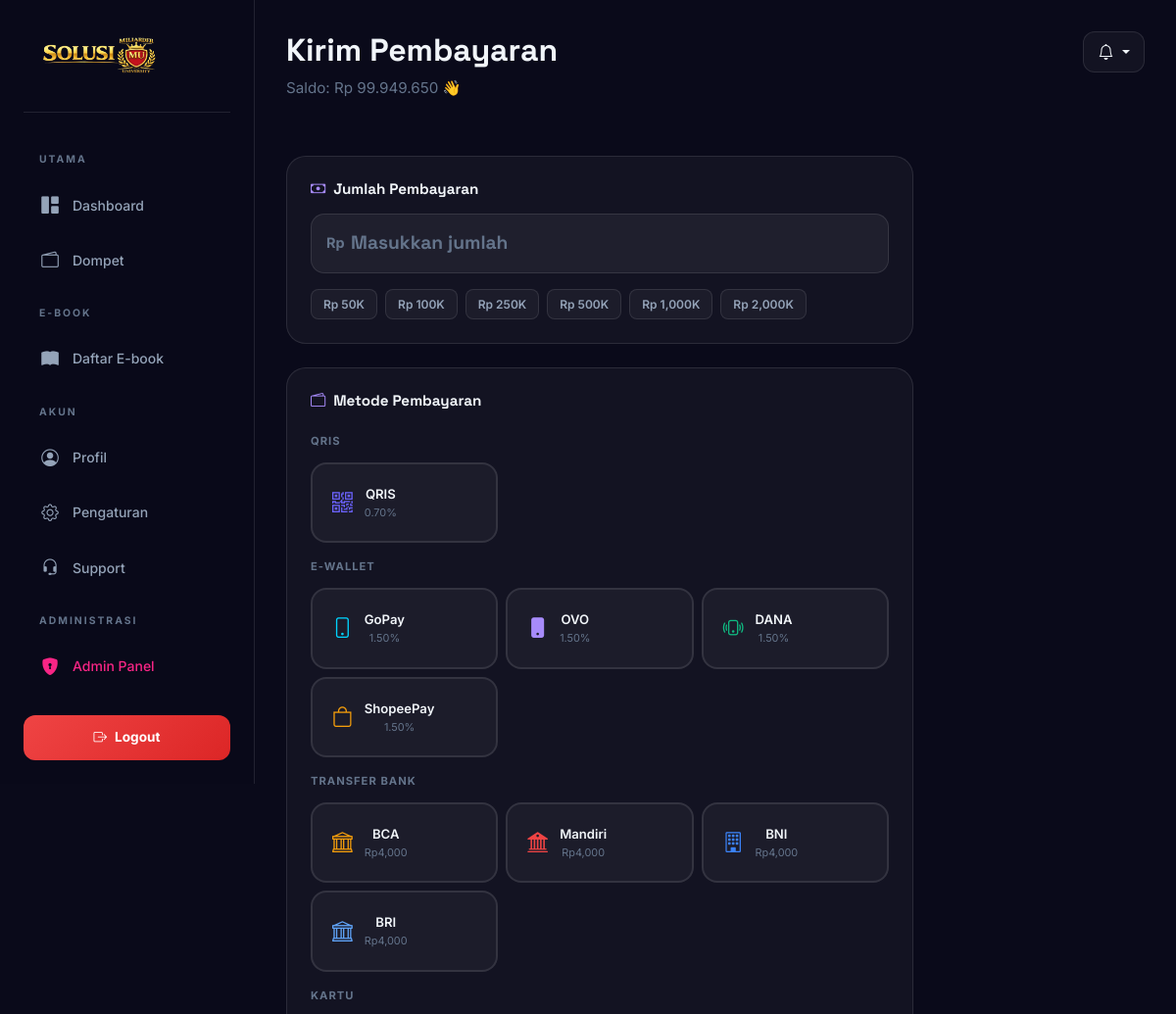
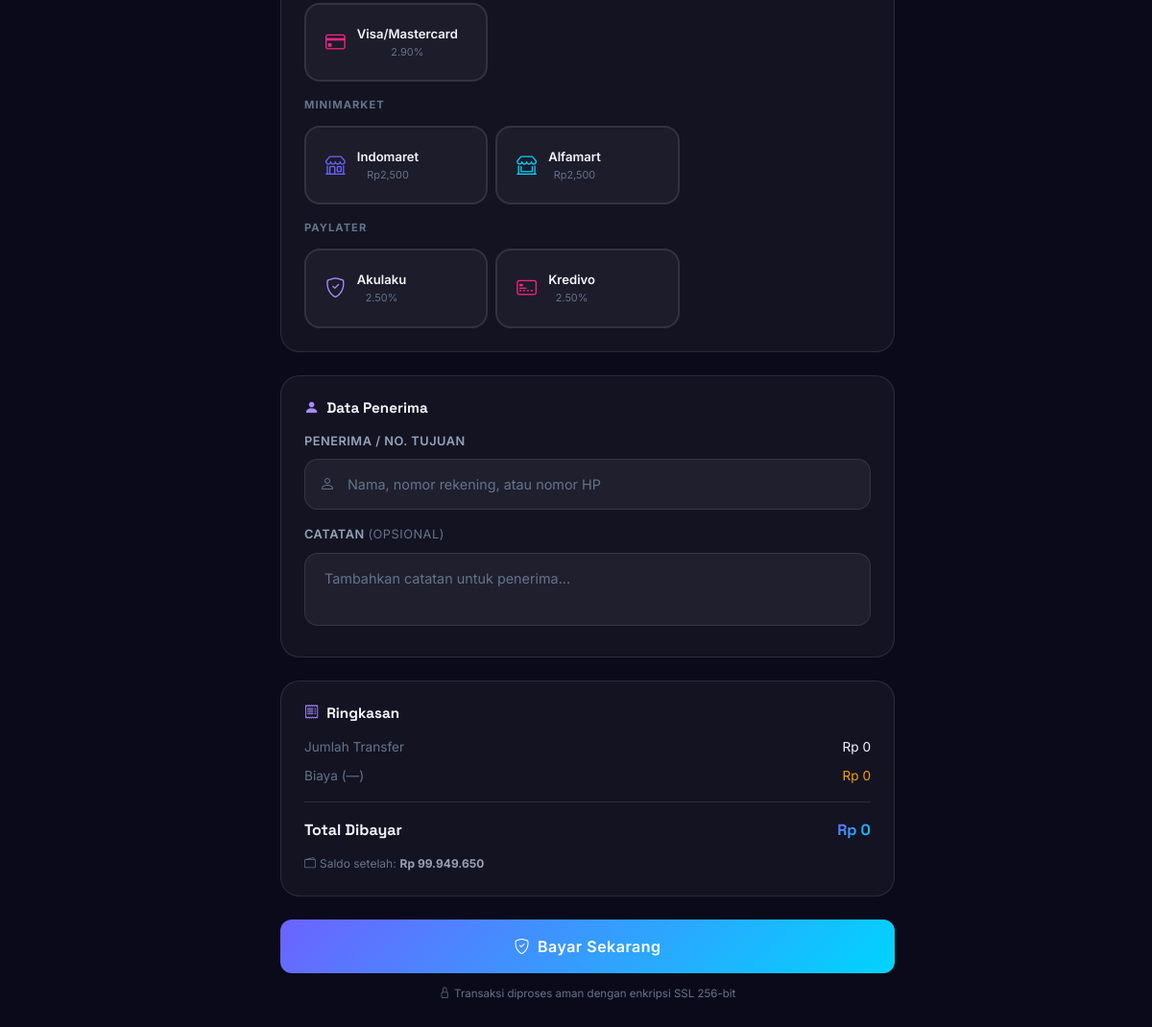
Screenshot of /payment.php (signed in) with the database file from the repository (2 pictures, top to bottom).
### tables this page shows
CREATE TABLE `wallets` (
  `id` int(10) UNSIGNED NOT NULL,
  `user_id` int(10) UNSIGNED NOT NULL,
  `balance` decimal(15,2) NOT NULL DEFAULT 0.00,
  `locked` decimal(15,2) NOT NULL DEFAULT 0.00 COMMENT 'Pending/held amount',
  `total_in` decimal(15,2) NOT NULL DEFAULT 0.00,
  `total_out` decimal(15,2) NOT NULL DEFAULT 0.00,
  `created_at` datetime NOT NULL DEFAULT current_timestamp(),
  `updated_at` datetime NOT NULL DEFAULT current_timestamp() ON UPDATE current_timestamp()
);

CREATE TABLE `payment_methods` (
  `id` int(10) UNSIGNED NOT NULL,
  `name` varchar(60) NOT NULL,
  `type` enum('ewallet','bank_transfer','qris','credit_card','minimarket','paylater') NOT NULL,
  `icon_class` varchar(50) DEFAULT 'bi bi-credit-card',
  `color` varchar(10) DEFAULT '#6c63ff',
  `fee_percent` decimal(5,2) NOT NULL DEFAULT 1.90,
  `fee_flat` decimal(10,2) NOT NULL DEFAULT 0.00,
  `min_amount` decimal(12,2) NOT NULL DEFAULT 1000.00,
  `max_amount` decimal(12,2) NOT NULL DEFAULT 50000000.00,
  `is_active` tinyint(1) NOT NULL DEFAULT 1,
  `sort_order` int(11) NOT NULL DEFAULT 0
);

### includes/db.php (called while the page is built, shortened)
<?php
function getDB(): PDO {
    static $pdo = null;
    if ($pdo === null) {
        $dsn = sprintf(
            'mysql:host=%s;port=%s;dbname=%s;charset=%s',
            DB_HOST, DB_PORT, DB_NAME, DB_CHARSET
        );
        try {
            $pdo = new PDO($dsn, DB_USER, DB_PASS, [
                PDO::ATTR_ERRMODE            => PDO::ERRMODE_EXCEPTION,
                PDO::ATTR_DEFAULT_FETCH_MODE => PDO::FETCH_ASSOC,
                PDO::ATTR_EMULATE_PREPARES   => false,
            ]);
        } catch (PDOException $e) {
            http_response_code(503);
            die(renderDbError($e->getMessage()));
        }
    }
    return $pdo;
}
function dbFetchAll(string $sql, array $params = []): array {
    $stmt = getDB()->prepare($sql);
    $stmt->execute($params);
    return $stmt->fetchAll();
}
function dbFetchOne(string $sql, array $params = []): ?array {
    $stmt = getDB()->prepare($sql);
    $stmt->execute($params);
    $row = $stmt->fetch();
    return $row ?: null;
}
?>

### includes/config.php (called while the page is built, shortened)
<?php
require_once __DIR__ . '/db.php';
function getUserWallet(int $userId): ?array {
    return dbFetchOne('SELECT * FROM wallets WHERE user_id = ?', [$userId]);
}
function formatRupiah(float $amount): string {
    return 'Rp ' . number_format($amount, 0, ',', '.');
}
?>

### payment.php (the view, shortened to what this page needs)
<?php
require_once __DIR__ . '/includes/config.php';
$userId = (int)$_SESSION['user_id'];
$wallet = getUserWallet($userId);
$errors = [];
$success = null;
$paymentMethods = dbFetchAll('SELECT * FROM payment_methods WHERE is_active = 1 ORDER BY sort_order');
?>
<!DOCTYPE html>
<html lang="id">
<head>
  <link href="https://cdn.jsdelivr.net/npm/bootstrap@5.3.3/dist/css/bootstrap.min.css" rel="stylesheet"/>
  <link href="https://cdn.jsdelivr.net/npm/bootstrap-icons@1.11.3/font/bootstrap-icons.min.css" rel="stylesheet"/>
  <link href="css/style.css" rel="stylesheet"/>
</head>
<body>
<?php
$pageTitle = 'Kirim Pembayaran';
$pageSubtitle = 'Saldo: ' . formatRupiah($wallet['balance'] ?? 0);
include __DIR__ . '/includes/sidebar.php';
?>
<main class="main-content">
  <?php include __DIR__ . '/includes/header.php'; ?>
  <?php if ($success): ?>
  <div class="glass-table-wrapper text-center" style="max-width:520px;margin:0 auto;padding:3rem 2rem;">
    <div style="width:80px;height:80px;border-radius:50%;background:rgba(16,185,129,0.15);display:flex;align-items:center;justify-content:center;margin:0 auto 1.5rem;font-size:2.5rem;color:#10b981;">
      <i class="bi bi-check-circle-fill"></i>
    </div>
    <h2 style="font-size:1.5rem;font-weight:800;margin-bottom:0.5rem;">Pembayaran Berhasil!</h2>
    <p style="color:var(--text-muted);margin-bottom:2rem;">Transaksi Anda telah berhasil diproses.</p>
    <div style="background:var(--bg-card);border-radius:16px;padding:1.25rem;margin-bottom:2rem;text-align:left;">
      <?php
      $rows = [
        ['No. Transaksi', '<code style="color:var(--primary-light);">' . $success['tx_id'] . '</code>'],
        ['Penerima',      htmlspecialchars($success['recipient'])],
        ['Metode',        htmlspecialchars($success['method'])],
        ['Jumlah',        formatRupiah($success['amount'])],
        ['Biaya',         formatRupiah($success['fee'])],
        ['Total Dibayar', '<strong>' . formatRupiah($success['total']) . '</strong>'],
      ];
      foreach ($rows as [$k, $v]):
      ?>
      <div style="display:flex;justify-content:space-between;align-items:center;padding:0.6rem 0;border-bottom:1px solid var(--border-glass);">
        <div style="font-size:0.8rem;color:var(--text-muted);"><?= $k ?></div>
        <div style="font-size:0.875rem;"><?= $v ?></div>
      </div>
      <?php endforeach; ?>
    </div>
    <div class="d-flex gap-2 justify-content-center">
      <a href="payment.php" class="btn btn-primary-gradient px-4 py-2">
        <i class="bi bi-plus-lg me-2"></i>Bayar Lagi
      </a>
      <a href="dashboard.php" class="btn btn-outline-glow px-4 py-2">
        <i class="bi bi-grid me-2"></i>Dashboard
      </a>
    </div>
  </div>
  <?php else: ?>
  <div style="max-width:640px;">
    <form method="POST" action="payment.php" id="paymentForm">
      <div class="glass-table-wrapper mb-4" style="padding:1.5rem;">
        <h2 style="font-size:0.95rem;font-weight:700;margin-bottom:1rem;"><i class="bi bi-cash me-2" style="color:var(--primary-light);"></i>Jumlah Pembayaran</h2>
        <div style="position:relative;margin-bottom:1rem;">
          <span style="position:absolute;left:1rem;top:50%;transform:translateY(-50%);font-weight:700;color:var(--text-muted);font-size:0.9rem;">Rp</span>
          <input type="number" name="amount" id="amount" min="1000" step="1000"
            value="<?= htmlspecialchars($_POST['amount'] ?? '') ?>"
            placeholder="Masukkan jumlah"
            class="form-control-modern <?= !empty($errors['amount']) ? 'border-danger' : '' ?>"
            style="padding-left:2.5rem;font-size:1.2rem;font-weight:700;font-family:'Space Grotesk';" required/>
        </div>
        <div style="display:flex;gap:0.5rem;flex-wrap:wrap;">
          <?php foreach ([50000,100000,250000,500000,1000000,2000000] as $q): ?>
          <button type="button" class="quick-amount-btn" data-amount="<?= $q ?>">
            <?= 'Rp ' . number_format($q/1000,0).'K' ?>
          </button>
          <?php endforeach; ?>
        </div>
      </div>
      <div class="glass-table-wrapper mb-4" style="padding:1.5rem;">
        <h2 style="font-size:0.95rem;font-weight:700;margin-bottom:1rem;"><i class="bi bi-wallet2 me-2" style="color:var(--primary-light);"></i>Metode Pembayaran</h2>
        <div class="row g-2" id="methodGrid">
          <?php
          $types = [
            'ewallet'     => 'E-Wallet',
            'bank_transfer' => 'Transfer Bank',
            'qris'        => 'QRIS',
            'credit_card' => 'Kartu',
            'minimarket'  => 'Minimarket',
            'paylater'    => 'Paylater',
          ];
          $grouped = [];
          foreach ($paymentMethods as $pm) {
            $grouped[$pm['type']][] = $pm;
          }
          foreach ($grouped as $type => $methods): ?>
          <div class="col-12"><div style="font-size:0.7rem;font-weight:700;color:var(--text-muted);text-transform:uppercase;letter-spacing:1px;margin:0.5rem 0 0.25rem;"><?= $types[$type] ?? $type ?></div></div>
          <?php foreach ($methods as $pm): $sel = (int)($_POST['method_id'] ?? 0) === (int)$pm['id']; ?>
          <div class="col-6 col-md-4">
            <label class="payment-method-card <?= $sel ? 'selected' : '' ?>"
              data-fee-percent="<?= $pm['fee_percent'] ?>"
              data-fee-flat="<?= $pm['fee_flat'] ?>"
              data-method-name="<?= htmlspecialchars($pm['name']) ?>"
              style="cursor:pointer;display:block;">
              <div style="display:flex;align-items:center;gap:0.75rem;">
                <i class="<?= htmlspecialchars($pm['icon_class']) ?>" style="color:<?= htmlspecialchars($pm['color']) ?>;font-size:1.3rem;"></i>
                <div>
                  <div style="font-weight:600;font-size:0.82rem;"><?= htmlspecialchars($pm['name']) ?></div>
                  <div style="font-size:0.68rem;color:var(--text-muted);">
                    <?= $pm['fee_percent'] > 0 ? $pm['fee_percent'].'%' : '' ?>
                    <?= $pm['fee_flat'] > 0 ? (($pm['fee_percent']>0?'+':'').'Rp'.number_format($pm['fee_flat'],0)) : '' ?>
                  </div>
                </div>
              </div>
            </label>
          </div>
          <?php endforeach; endforeach; ?>
        </div>
      </div>
      <div class="glass-table-wrapper mb-4" style="padding:1.5rem;">
        <h2 style="font-size:0.95rem;font-weight:700;margin-bottom:1rem;"><i class="bi bi-person-fill me-2" style="color:var(--primary-light);"></i>Data Penerima</h2>
        <div class="mb-3">
          <label class="form-label-modern">Penerima / No. Tujuan</label>
          <div class="input-icon-wrapper">
            <i class="bi bi-person input-icon"></i>
            <input type="text" name="recipient" id="recipient"
              class="form-control-modern input-with-icon <?= !empty($errors['recipient']) ? 'border-danger' : '' ?>"
              placeholder="Nama, nomor rekening, atau nomor HP"
              value="<?= htmlspecialchars($_POST['recipient'] ?? '') ?>" required/>
          </div>
        </div>
        <div>
          <label class="form-label-modern">Catatan <span style="color:var(--text-muted);font-weight:400;">(opsional)</span></label>
          <textarea name="note" rows="2"
            class="form-control-modern"
            placeholder="Tambahkan catatan untuk penerima..."
            style="resize:none;"><?= htmlspecialchars($_POST['note'] ?? '') ?></textarea>
        </div>
      </div>
      <div class="glass-table-wrapper mb-4" style="padding:1.5rem;" id="feeSummary">
        <h2 style="font-size:0.95rem;font-weight:700;margin-bottom:1rem;"><i class="bi bi-receipt me-2" style="color:var(--primary-light);"></i>Ringkasan</h2>
        <div style="display:flex;flex-direction:column;gap:0.5rem;">
          <div style="display:flex;justify-content:space-between;font-size:0.85rem;">
            <span style="color:var(--text-muted);">Jumlah Transfer</span>
            <span id="summaryAmount">Rp 0</span>
          </div>
          <div style="display:flex;justify-content:space-between;font-size:0.85rem;">
            <span style="color:var(--text-muted);">Biaya (<span id="summaryMethodName">—</span>)</span>
            <span id="summaryFee" style="color:var(--warning);">Rp 0</span>
          </div>
          <div style="border-top:1px solid var(--border-glass);margin:0.5rem 0;"></div>
          <div style="display:flex;justify-content:space-between;font-size:1rem;font-weight:800;font-family:'Space Grotesk';">
            <span>Total Dibayar</span>
            <span id="summaryTotal" style="background:var(--gradient-1);-webkit-background-clip:text;-webkit-text-fill-color:transparent;background-clip:text;">Rp 0</span>
          </div>
          <div style="font-size:0.75rem;color:var(--text-muted);display:flex;align-items:center;gap:4px;margin-top:0.25rem;">
            <i class="bi bi-wallet2"></i> Saldo setelah: <strong id="summaryAfter" style="color:var(--text-secondary);"><?= formatRupiah($wallet['balance'] ?? 0) ?></strong>
          </div>
        </div>
      </div>
      <button type="submit" class="btn btn-primary-gradient w-100 py-3 fs-6">
        <i class="bi bi-shield-check me-2"></i>Bayar Sekarang
      </button>
      <div style="text-align:center;font-size:0.72rem;color:var(--text-muted);margin-top:0.75rem;">
        <i class="bi bi-lock me-1"></i>Transaksi diproses aman dengan enkripsi SSL 256-bit
      </div>
    </form>
  </div>
  <?php endif; ?>
</main>
</body>
</html>

### includes/header.php (shortened to what this page needs)
<div style="padding:0 0 2rem 0;">
  <div style="display:flex;justify-content:space-between;align-items:flex-start;margin-bottom:1.5rem;">
    <div>
      <div style="display:flex;align-items:center;gap:1rem;margin-bottom:0.5rem;">
        <h1 style="margin:0;font-size:2rem;font-weight:800;color:var(--text-primary);">
          <?= $pageTitle ?? 'Dashboard' ?>
        </h1>
      </div>
      <?php if (isset($pageSubtitle) && $pageSubtitle): ?>
      <p style="margin:0;color:var(--text-muted);font-size:0.95rem;"><?= $pageSubtitle ?> 👋</p>
      <?php endif; ?>
    </div>
    <div class="d-flex align-items-center gap-2">
      <div class="dropdown">
        <button class="btn dropdown-toggle" id="notifBtn"
          data-bs-toggle="dropdown" aria-expanded="false"
          style="background:var(--bg-card);border:1px solid var(--border-glass);border-radius:12px;color:var(--text-primary);padding:8px 14px;position:relative;">
          <i class="bi bi-bell"></i>
        </button>
      </div>
    </div>
  </div>
</div>

### css/style.css (style rules this page uses)
:root { --primary: #6c63ff; --primary-dark: #4f46e5; --primary-light: #a78bfa; --secondary: #00d4ff; --accent: #f72585; --success: #10b981; --warning: #f59e0b; --danger: #ef4444; --bg-dark: #0a0a1a; --bg-card: rgba(255, 255, 255, 0.04); --bg-card-hover: rgba(255, 255, 255, 0.08); --border-glass: rgba(255, 255, 255, 0.1); --text-primary: #f1f5f9; --text-secondary: #94a3b8; --text-muted: #64748b; --gradient-1: linear-gradient(135deg, #6c63ff 0%, #00d4ff 100%); --gradient-2: linear-gradient(135deg, #f72585 0%, #6c63ff 100%); --gradient-3: linear-gradient(135deg, #0a0a1a 0%, #1a1a3e 100%); --shadow-glow: 0 0 40px rgba(108, 99, 255, 0.3); --shadow-card: 0 8px 32px rgba(0, 0, 0, 0.4); }
*, *::before, *::after { box-sizing: border-box; }
html { scroll-behavior: smooth; overflow-x: hidden; }
body { font-family: 'Inter', sans-serif; background-color: var(--bg-dark); color: var(--text-primary); overflow-x: hidden; line-height: 1.6; }
h1, h2, h3, h4, h5, h6 { font-family: 'Space Grotesk', sans-serif; font-weight: 700; }
.btn-primary-gradient { background: var(--gradient-1); border: none; color: #fff; font-weight: 600; padding: 0.6rem 1.5rem; border-radius: 12px; transition: all 0.3s ease; position: relative; overflow: hidden; letter-spacing: 0.5px; }
.btn-primary-gradient::before { content: ''; position: absolute; top: 0; left: -100%; width: 100%; height: 100%; background: linear-gradient(90deg, transparent, rgba(255, 255, 255, 0.2), transparent); transition: left 0.5s ease; }
.form-control-modern { width: 100%; background: rgba(255, 255, 255, 0.05); border: 1px solid var(--border-glass); border-radius: 14px; color: var(--text-primary); padding: 0.875rem 1.25rem; font-size: 0.9rem; outline: none; transition: all 0.3s ease; font-family: 'Inter', sans-serif; }
.form-control-modern::placeholder { color: var(--text-muted); }
.input-icon-wrapper { position: relative; }
.input-icon { position: absolute; left: 1rem; top: 50%; transform: translateY(-50%); color: var(--text-muted); font-size: 1rem; pointer-events: none; }
.input-with-icon { padding-left: 2.75rem !important; }
.form-label-modern { font-size: 0.8rem; font-weight: 600; color: var(--text-secondary); margin-bottom: 0.5rem; text-transform: uppercase; letter-spacing: 0.5px; display: block; }
.main-content { margin-left: 260px; padding: 2rem; min-height: 100vh; }
.glass-table-wrapper { background: var(--bg-card); border: 1px solid var(--border-glass); border-radius: 20px; overflow: hidden; }
.payment-method-card { background: var(--bg-card); border: 2px solid var(--border-glass); border-radius: 16px; padding: 1.25rem; cursor: pointer; transition: all 0.3s ease; display: flex; flex-direction: column; align-items: center; gap: 0.75rem; text-align: center; }
.quick-amount-btn { background: rgba(255, 255, 255, 0.04); border: 1px solid var(--border-glass); border-radius: 8px; color: var(--text-secondary); font-size: 0.75rem; font-weight: 600; padding: 5px 12px; cursor: pointer; transition: all 0.2s ease; white-space: nowrap; }

### rows the page displays
wallets: balance "Saldo: Rp 99.949.650"
payment_methods: name "QRIS", fee_percent "0.70"
payment_methods: name "GoPay", fee_percent "1.50"
payment_methods: name "OVO", fee_percent "1.50"
payment_methods: name "DANA", fee_percent "1.50"
payment_methods: name "ShopeePay", fee_percent "1.50"
payment_methods: name "BCA", fee_flat "4,000"
payment_methods: name "Mandiri", fee_flat "4,000"
payment_methods: name "BNI", fee_flat "4,000"
payment_methods: name "BRI", fee_flat "4,000"
payment_methods: name "Visa/Mastercard", fee_percent "2.90"
payment_methods: name "Indomaret", fee_flat "2,500"
payment_methods: name "Alfamart", fee_flat "2,500"
payment_methods: name "Akulaku", fee_percent "2.50"
payment_methods: name "Kredivo", fee_percent "2.50"

### other values shown
$pageTitle "Kirim Pembayaran"
$q/1000 "50"
$q/1000 "100"
$q/1000 "250"
$q/1000 "500"
$q/1000 "1,000"
$q/1000 "2,000"
$types[$type] "QRIS"
$types[$type] "E-WALLET"
$types[$type] "TRANSFER BANK"
$types[$type] "KARTU"
$types[$type] "MINIMARKET"
$types[$type] "PAYLATER"
